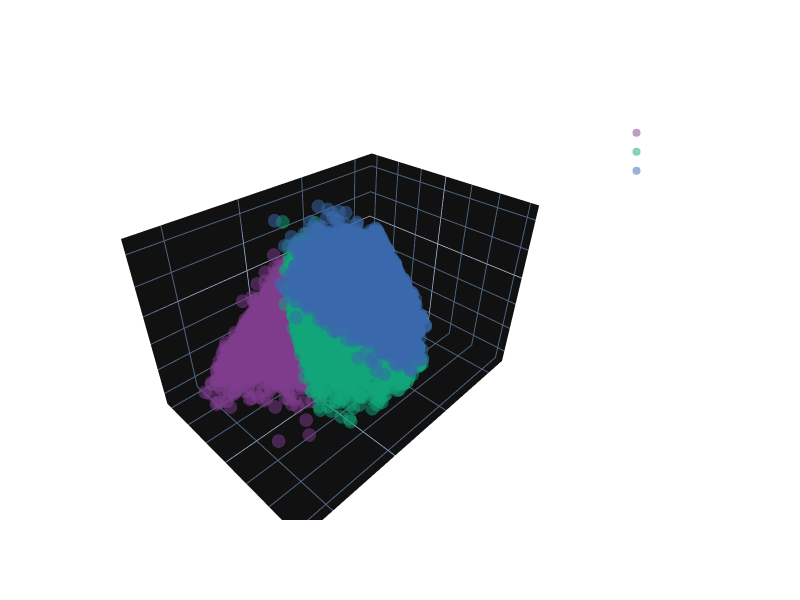

The notebook cell saved with this chart:
### Markdown cell above
### 5.3 PCA 3D — Interactive Scatter

### Code cell
PCA_SAMPLE = min(20_000, len(X_scaled))
idx_pca    = np.random.RandomState(RANDOM_STATE).choice(len(X_scaled), PCA_SAMPLE, replace=False)

X_pca_in   = X_scaled.iloc[idx_pca]
y_pca      = tribe_labels[idx_pca] # <-- Đã dùng tên Taste Tribes

pca = PCA(n_components=3, random_state=RANDOM_STATE)
X_3d = pca.fit_transform(X_pca_in)

print(f'PCA explained variance ratio: {pca.explained_variance_ratio_.round(3)}')
print(f'Total variance explained: {pca.explained_variance_ratio_.sum()*100:.1f}%')

df_pca = pd.DataFrame({
    'PC1': X_3d[:, 0], 'PC2': X_3d[:, 1], 'PC3': X_3d[:, 2],
    'Taste Tribe': y_pca
})

fig = px.scatter_3d(
    df_pca, x='PC1', y='PC2', z='PC3', color='Taste Tribe',
    title=f'PCA 3D Space: Taste Tribes (K={CHOSEN_K}, {pca.explained_variance_ratio_.sum()*100:.0f}% variance)',
    color_discrete_sequence=px.colors.qualitative.Bold,
    opacity=0.5, size_max=4,
)

fig.update_layout(
    width=800, height=600, 
    template='plotly_dark', 
    paper_bgcolor='rgba(0,0,0,0)', 
    plot_bgcolor='rgba(0,0,0,0)', 
    font=dict(color='white'), 
    title_font=dict(color='white')
)
fig.write_html(os.path.join(FIGURES_OUT, 'cluster_scatter_pca_3d.html'))
fig.show()
print('Saved cluster_scatter_pca_3d.html')

### Figure 1 — Plotly figure (JSON) as saved in the notebook; plotly's stock layout.template omitted (floating-point values rounded to 4 significant figures; data arrays with more than 128 entries replaced by an {"elided": "..."} marker saying what was removed)
{"data": [{"hovertemplate": "Taste Tribe=Đa Thể Loại<br>PC1=%{x}<br>PC2=%{y}<br>PC3=%{z}<extra></extra>", "legendgroup": "Đa Thể Loại", "marker": {"color": "rgb(127, 60, 141)", "opacity": 0.5, "symbol": "circle"}, "mode": "markers", "name": "Đa Thể Loại", "scene": "scene", "showlegend": true, "type": "scatter3d", "x": {"elided": "7891 float values"}, "y": {"elided": "7891 float values"}, "z": {"elided": "7891 float values"}}, {"hovertemplate": "Taste Tribe=Hành Động–Phiêu Lưu<br>PC1=%{x}<br>PC2=%{y}<br>PC3=%{z}<extra></extra>", "legendgroup": "Hành Động–Phiêu Lưu", "marker": {"color": "rgb(17, 165, 121)", "opacity": 0.5, "symbol": "circle"}, "mode": "markers", "name": "Hành Động–Phiêu Lưu", "scene": "scene", "showlegend": true, "type": "scatter3d", "x": {"elided": "7931 float values"}, "y": {"elided": "7931 float values"}, "z": {"elided": "7931 float values"}}, {"hovertemplate": "Taste Tribe=Ít Hoạt Động<br>PC1=%{x}<br>PC2=%{y}<br>PC3=%{z}<extra></extra>", "legendgroup": "Ít Hoạt Động", "marker": {"color": "rgb(57, 105, 172)", "opacity": 0.5, "symbol": "circle"}, "mode": "markers", "name": "Ít Hoạt Động", "scene": "scene", "showlegend": true, "type": "scatter3d", "x": {"elided": "4178 float values"}, "y": {"elided": "4178 float values"}, "z": {"elided": "4178 float values"}}], "layout": {"font": {"color": "white"}, "height": 600, "legend": {"title": {"text": "Taste Tribe"}, "tracegroupgap": 0}, "paper_bgcolor": "rgba(0,0,0,0)", "plot_bgcolor": "rgba(0,0,0,0)", "scene": {"domain": {"x": [0, 1], "y": [0, 1]}, "xaxis": {"title": {"text": "PC1"}}, "yaxis": {"title": {"text": "PC2"}}, "zaxis": {"title": {"text": "PC3"}}}, "title": {"font": {"color": "white"}, "text": "PCA 3D Space: Taste Tribes (K=3, 47% variance)"}, "width": 800}}
